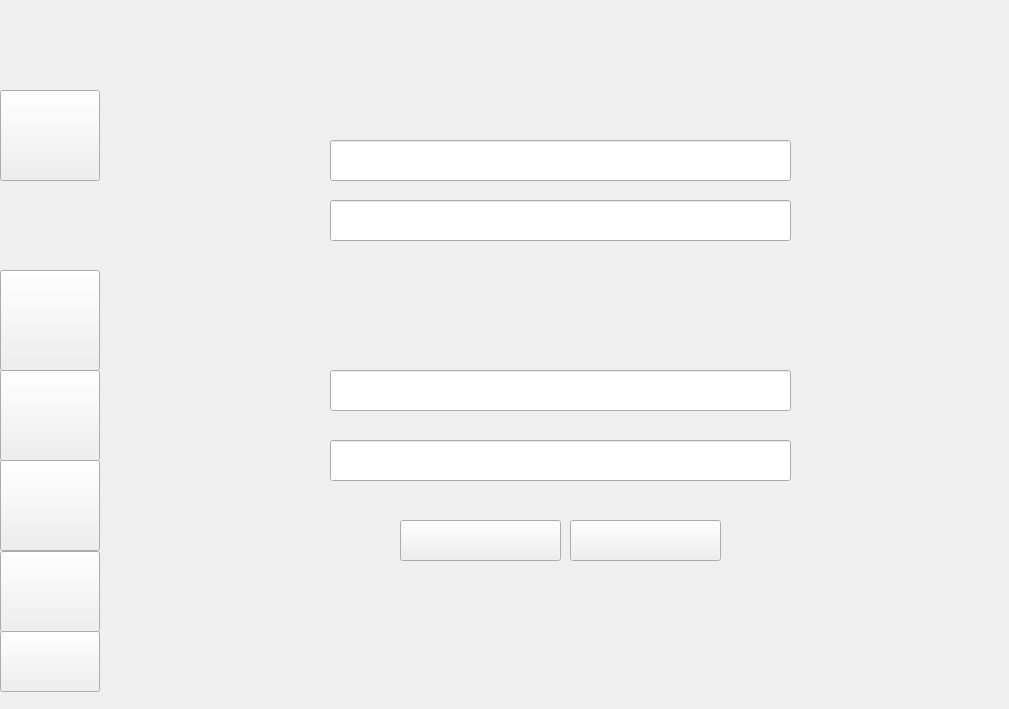
    <widget class="QWidget" name="page_6">
     <widget class="QLabel" name="label_6">
      <property name="geometry">
       <rect>
        <x>0</x>
        <y>0</y>
        <width>1000</width>
        <height>700</height>
       </rect>
      </property>
      <property name="text">
       <string/>
      </property>
      <property name="pixmap">
       <pixmap resource="resources.qrc">:/resources/AlumnoModi.png</pixmap>
      </property>
      <property name="scaledContents">
       <bool>true</bool>
      </property>
     </widget>
     <widget class="QPushButton" name="pushButton_2">
      <property name="geometry">
       <rect>
        <x>0</x>
        <y>90</y>
        <width>100</width>
        <height>91</height>
       </rect>
      </property>
      <property name="text">
       <string/>
      </property>
     </widget>
     <widget class="QPushButton" name="pushButton_3">
      <property name="geometry">
       <rect>
        <x>400</x>
        <y>520</y>
        <width>161</width>
        <height>41</height>
       </rect>
      </property>
      <property name="text">
       <string/>
      </property>
     </widget>
     <widget class="QPushButton" name="pushButton_4">
      <property name="geometry">
       <rect>
        <x>570</x>
        <y>520</y>
        <width>151</width>
        <height>41</height>
       </rect>
      </property>
      <property name="text">
       <string/>
      </property>
     </widget>
     <widget class="QLineEdit" name="inputID_4">
      <property name="geometry">
       <rect>
        <x>330</x>
        <y>140</y>
        <width>461</width>
        <height>41</height>
       </rect>
      </property>
     </widget>
     <widget class="QLineEdit" name="inputNombre_4">
      <property name="geometry">
       <rect>
        <x>330</x>
        <y>200</y>
        <width>461</width>
        <height>41</height>
       </rect>
      </property>
     </widget>
     <widget class="QLineEdit" name="inputUsuario_4">
      <property name="geometry">
       <rect>
        <x>330</x>
        <y>370</y>
        <width>461</width>
        <height>41</height>
       </rect>
      </property>
     </widget>
     <widget class="QLineEdit" name="inputContrasena_4">
      <property name="geometry">
       <rect>
        <x>330</x>
        <y>440</y>
        <width>461</width>
        <height>41</height>
       </rect>
      </property>
     </widget>
     <widget class="QPushButton" name="pushButton_22">
      <property name="geometry">
       <rect>
        <x>0</x>
        <y>270</y>
        <width>100</width>
        <height>101</height>
       </rect>
      </property>
      <property name="text">
       <string/>
      </property>
     </widget>
     <widget class="QPushButton" name="pushButton_70">
      <property name="geometry">
       <rect>
        <x>0</x>
        <y>370</y>
        <width>100</width>
        <height>91</height>
       </rect>
      </property>
      <property name="text">
       <string/>
      </property>
     </widget>
     <widget class="QPushButton" name="pushButton_89">
      <property name="geometry">
       <rect>
        <x>0</x>
        <y>460</y>
        <width>100</width>
        <height>91</height>
       </rect>
      </property>
      <property name="text">
       <string/>
      </property>
     </widget>
     <widget class="QPushButton" name="pushButton_145">
      <property name="geometry">
       <rect>
        <x>0</x>
        <y>551</y>
        <width>100</width>
        <height>81</height>
       </rect>
      </property>
      <property name="text">
       <string/>
      </property>
     </widget>
     <widget class="QPushButton" name="pushButton_177">
      <property name="geometry">
       <rect>
        <x>0</x>
        <y>631</y>
        <width>100</width>
        <height>61</height>
       </rect>
      </property>
      <property name="text">
       <string/>
      </property>
     </widget>
    </widget>
